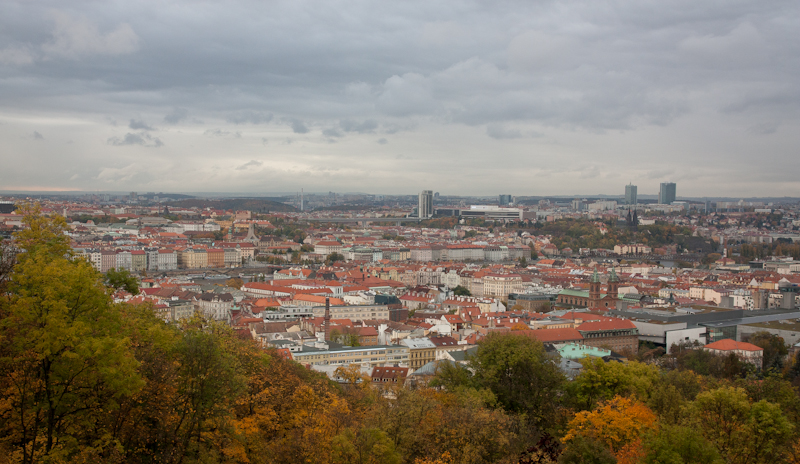
#> input picture img/prague.png, 800 x 464 px
$ jupyter execute --allow-errors patch-extraction-demo-old.ipynb   (shell and % lines are left out)
#> lines starting #> are read from the running program, lines starting #| are printed output that depends on the picture
[cell 1]
import matplotlib.pyplot as plt
import numpy as np
import cv2
import math
import seaborn as sns
from time import time
from PIL import Image

img1 = cv2.cvtColor(cv2.imread('img/prague.png'), cv2.COLOR_BGR2RGB)

det = cv2.ORB_create(500)
kps1, descs1 = det.detectAndCompute(img1,None)
#> kps1 = 500 keypoints; strongest (x, y, size): (687, 338, 31), (442, 317, 31), (455, 325, 31), (298, 349, 31)

vis_img1 = None
vis_img1 = cv2.drawKeypoints(cv2.cvtColor(img1,cv2.COLOR_RGB2GRAY),kps1,vis_img1,
                             flags=cv2.DRAW_MATCHES_FLAGS_DRAW_RICH_KEYPOINTS)
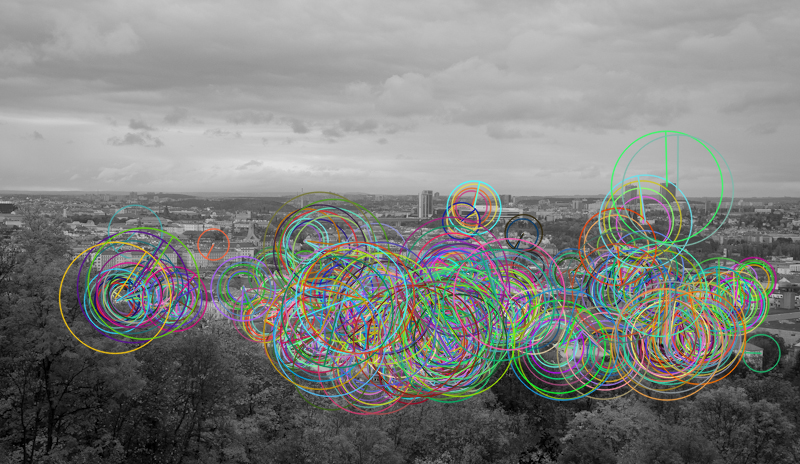
#> vis_img1: shape (464, 800, 3); mean R, G, B 126.5, 128.3, 125.7
plt.imshow(vis_img1)


$ run again, with img/example.png copied over img/prague.png
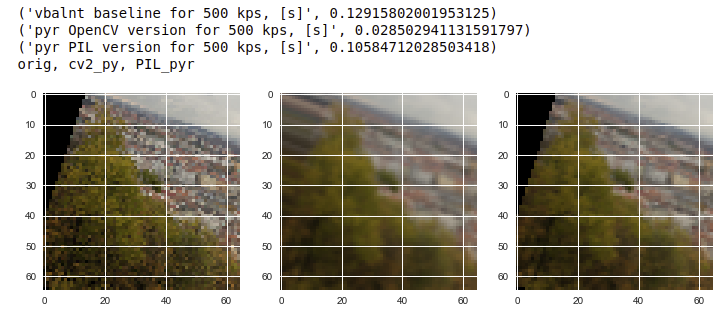
#> input picture img/example.png, 722 x 312 px
#> kps1 = 501 keypoints; strongest (x, y, size): (394, 44, 31), (142, 62, 31), (75, 45, 31), (462, 44, 31)
#> `vis_img1 = cv2.drawKeypoints(cv2.cvtColor(img1,cv2.COLOR_RGB2GRAY),kps..`:
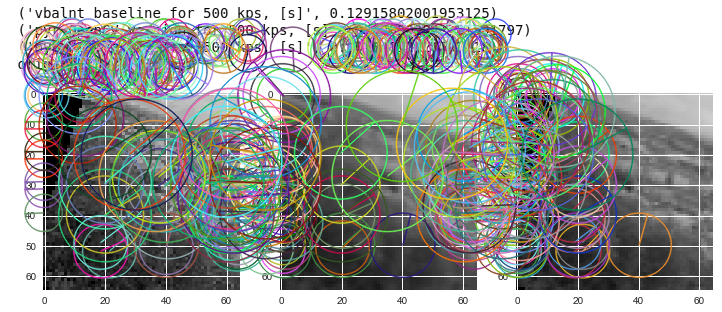
#> vis_img1: shape (312, 722, 3); mean R, G, B 153.4, 155.1, 151.9

$ run again, with img/kpi1.png copied over img/prague.png
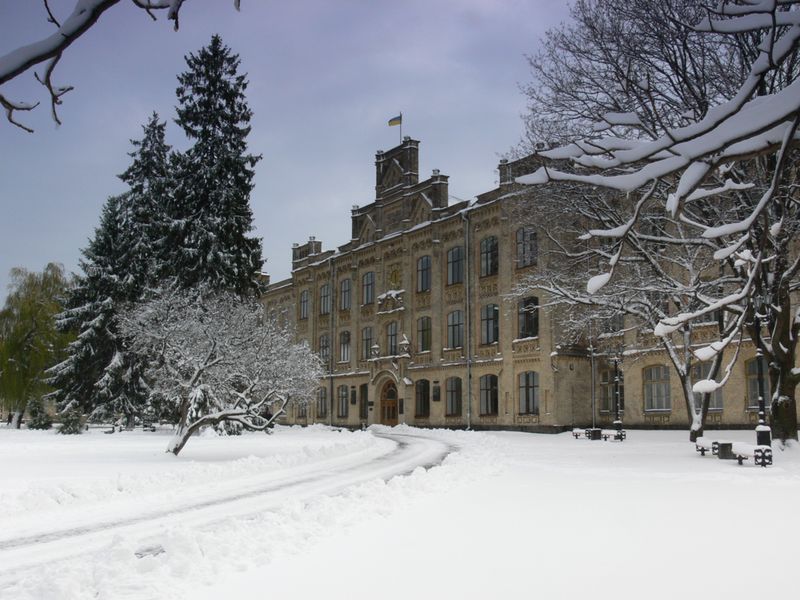
#> input picture img/kpi1.png, 800 x 600 px
#> kps1 = 500 keypoints; strongest (x, y, size): (272, 425, 31), (763, 450, 31), (715, 445, 37.2), (703, 454, 31)
#> `vis_img1 = cv2.drawKeypoints(cv2.cvtColor(img1,cv2.COLOR_RGB2GRAY),kps..`:
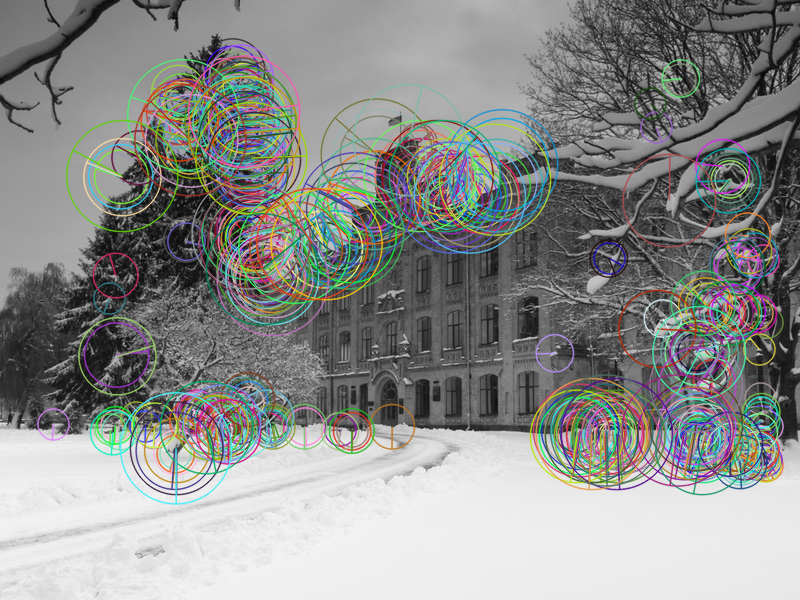
#> vis_img1: shape (600, 800, 3); mean R, G, B 140.5, 141.9, 139.9

$ run again, with img/kpi2.png copied over img/prague.png
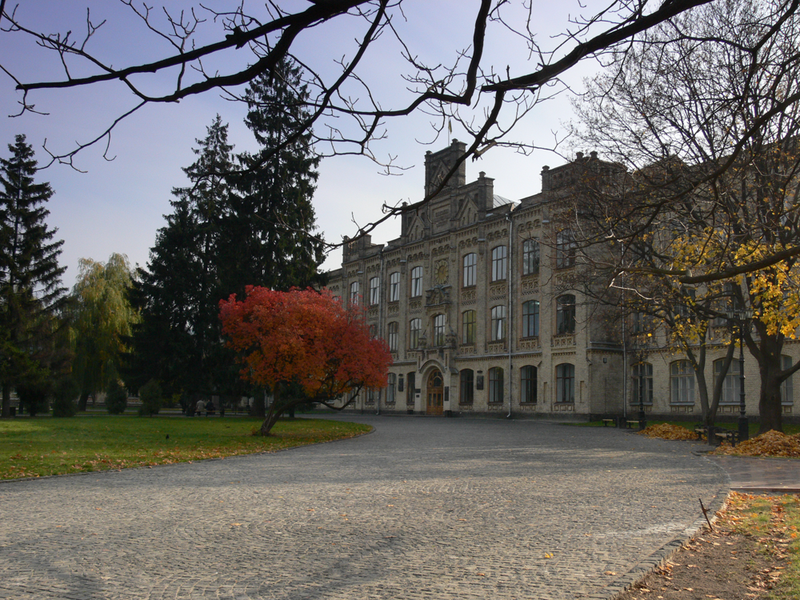
#> input picture img/kpi2.png, 800 x 600 px
#> kps1 = 500 keypoints; strongest (x, y, size): (700, 159, 31), (630, 36, 31), (445, 93, 31), (483, 140, 31)
#> `vis_img1 = cv2.drawKeypoints(cv2.cvtColor(img1,cv2.COLOR_RGB2GRAY),kps..`:
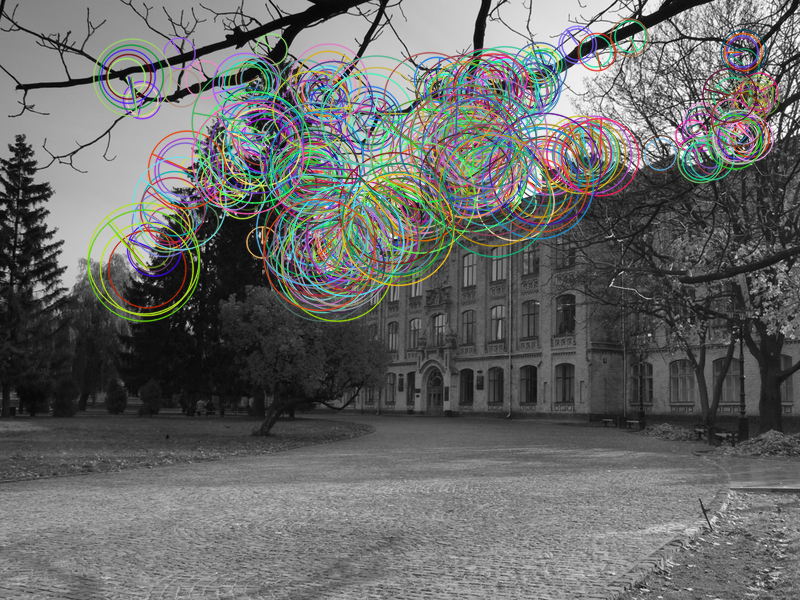
#> vis_img1: shape (600, 800, 3); mean R, G, B 104.3, 105.3, 103.9
